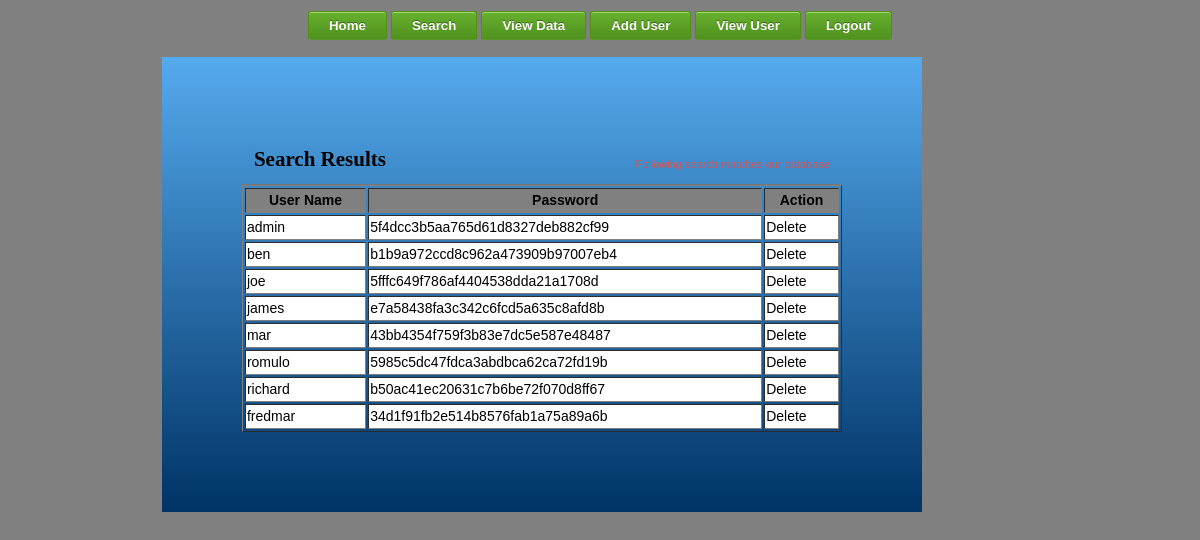
/users.php (signed in), run on the app's committed database.
### tables this page shows
CREATE TABLE IF NOT EXISTS `users` (
  `id` int(10) unsigned NOT NULL AUTO_INCREMENT,
  `username` varchar(20) NOT NULL,
  `password` varchar(50) NOT NULL,
  PRIMARY KEY (`id`)
);

### users.php (the view, shortened to what this page needs)
<?php
$find = mysql_query("select * from users");
?>
<!DOCTYPE html>
<html>
<head>
	<link rel="stylesheet" media="screen" href="stylesS.css" >
</head>
<body>
<table align="center">
		<tr>
			<td><button class="submit" type="submit"><a href="home.php">Home</a></button></td>
			<td><button class="submit" type="submit"><a href="find.php">Search</a></button></td>
			<td><button class="submit" type="submit"><a href="view.php">View Data</a></button></td>
			<?php
				if($_SESSION['valid']=='admin'){
				echo "<td><button class='submit' type='submit'><a href='add.php'>Add User</a></button></td>";
				echo "<td><button class='submit' type='submit'><a href='users.php'>View User</a></button></td>";
				}
				else{
					if(!defined('MyConst')){header('Location:home.php');}
				}
			?>
			<td><button class="submit" type="submit"><a href="logout.php">Logout</a></button></td>
		</tr>
</table>
<form class="contact_form" action="search.php" method="post" name="contact_form">
    <ul>
        <li>
             <h2>Search Results</h2>
             <span class="required_notification">Following search matches our database</span>
        </li>
		<?php
			echo "<table border='1' width='100%'>";
			echo "<tr class='head'>";
				  echo "<th>User Name</th>";
				  echo "<th>Password</th>";
				  echo "<th>Action</th>";
				  echo "</tr>";
			while($row = mysql_fetch_array($find)){
				  echo "<tr class='t1'>";
				  echo "<td>".$row['username']."</td>";
				  echo "<td>".$row['password']."</td>";
			?>
				  <td>
					<a href="deleteuser.php?id=<?php echo $row['id'];?>" class='action' onclick="return confirm('Are you sure you want to delete?')">Delete</a>
				  </td>
			<?php
				  echo "</tr>";
  			}
			echo "</table>";
		?>
    </ul>
</form>
</body>
</html>

### stylesS.css (style rules this page uses)
body { font: 14px/21px "Lucida Sans", "Lucida Grande", "Lucida Sans Unicode", sans-serif;background:gray; }
.contact_form h2, .contact_form label { font-family:Georgia, Times, "Times New Roman", serif; }
.form_hint, .required_notification { font-size: 11px; }
.contact_form ul { width:600px; list-style-type:none; list-style-position:outside; margin-left:13%; padding:80px; background: #2a6da9; background: -moz-linear-gradient(top, #55aaee, #003366); background: -webkit-gradient(linear, left top, left bottom, from(#55aaee), to(#003366)); }
.contact_form li { padding:12px; border-bottom:0px solid #eee; position:relative; }
.contact_form li:first-child, .contact_form li:last-child { border-bottom:1px solid #777; }
.contact_form h2 { margin:0; display: inline; }
.required_notification { color:#d45252; margin:5px 0 0 0; display:inline; float:right; }
button.submit { background-color: #68b12f; background: -webkit-gradient(linear, left top, left bottom, from(#68b12f), to(#50911e)); background: -webkit-linear-gradient(top, #68b12f, #50911e); background: -moz-linear-gradient(top, #68b12f, #50911e); background: -ms-linear-gradient(top, #68b12f, #50911e); background: -o-linear-gradient(top, #68b12f, #50911e); background: linear-gradient(top, #68b12f, #50911e); border: 1px solid #509111; border-bottom: 1px solid #5b992b; border-radius: 3px; -webkit-border-radius: 3px; -moz-border-radius: 3px; -ms-border-radius: 3px; -o-border-radius: 3px; box-shadow: inset 0 1px 0 0 #9fd574; -webkit-box-shadow: 0 1px 0 0 #9fd574 inset ; -moz-box-shadow: 0 1px 0 0 #9fd574 inset; -ms-box-shadow: 0 1px 0 0 #9fd574 inset; -o-box-shadow: 0 1px 0 0 #9fd574 inset; color: white; font-weight: bold; padding: 6px 20px; text-align: center; text-shadow: 0 -1px 0 #396715; }
a { color:#fff; text-decoration:none; }
.head { background:gray; }
.t1 { background:white; }
.action { color:#000; }

### data on the page
users: username "admin", password "5f4dcc3b5aa765d61d8327deb882cf99"
users: username "ben", password "b1b9a972ccd8c962a473909b97007eb4"
users: username "joe", password "5fffc649f786af4404538dda21a1708d"
users: username "james", password "e7a58438fa3c342c6fcd5a635c8afd8b"
users: username "mar", password "43bb4354f759f3b83e7dc5e587e48487"
users: username "romulo", password "5985c5dc47fdca3abdbca62ca72fd19b"
users: username "richard", password "b50ac41ec20631c7b6be72f070d8ff67"
users: username "fredmar", password "34d1f91fb2e514b8576fab1a75a89a6b"
